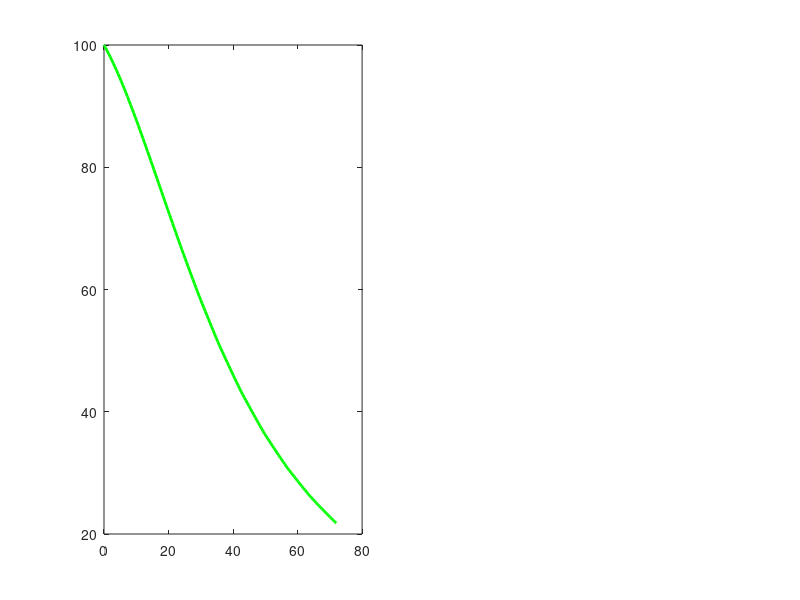

Write the MATLAB code that produced this figure. (Note: this script raises an error after producing the figure.)
function MonodScerevisiae
close all

%Parámetros y valores iniciales (Kinetics of batch beer fermentation)
umax=0.4;     % h^-1 % tasa máxima de crecimiento específico de la levadura para la fermentación primaria 
umax2=0.2;   %Asumimos que umax no cambia %tasa máxima de crecimiento específico de la levadura para la fermentación secundaria
Yxs=0.47;       %  g/g % coeficiente de rendimiento
Yps=0.43;      % g/g % coeficiente de rendimiento
Ksx=237;        % g/L % constante de saturación
qpmax=1.25;      % tasa específica máxima de acumulación de etanol
Ksp=323;        %g/L %constante de saturación
Pmax=45;        % concentración máxima de etanol a la que se produce la inhibición completa del crecimiento celular y la acumulación de etanol,

%X0=0;          %Biomasa inicial g/L
P0=0;             %Etanol inicial en g/L
S0=100;          %Concentración de sustrato inicial g/L


function dC=fder(t,C)
X=C(1,1);
P=C(2,1); 
S=C(3,1);

u=(umax*S)/(Ksx+S);

dC(1,1)=u;                                                           %dX/dt
dC(2,1)=qpmax*(S/(Ksp+S))*X*(1-P/Pmax);           %dP/dt
dC(3,1)=-(dC(1,1)/Yxs)-(dC(2,1)/Yps);                     %dS/dt

if S<0.19*S0             %Extent 81%
    u=0;
    dC(2,1)=0;
    dC(3,1)=0;
end
if X>97.5                     %[X] máxima
    dC(1,1)=0;
end
end

function dC2=fder2(t,C2)
X=C2(1,1);
P=C2(2,1); 
S=C2(3,1);

u=(umax2*S)/(Ksx+S);

dC2(1,1)=u*X;                                                           %dX/dt
dC2(2,1)=qpmax*(S/(Ksp+S))*X*(1-P/Pmax);               %dP/dt
dC2(3,1)=-(dC2(1,1)/Yxs)-(dC2(2,1)/Yps);                     %dS/dt

if S<0.19*Cf(:,3)             %Extent 81%
    u=0;
        dC2(1,1)=0;
    dC2(2,1)=0;
    dC2(3,1)=0;
end
if X>97.5                     % [X] máxima
    dC2(1,1)=0;
end
end

for X0 = 1.0:1.0:5.0

disp(P0)
 
tode=linspace(0,72,150);

[Tiempo,Conc]=ode23s(@fder,[tode],[X0 P0 S0]);

%Fermentación primaria

Cf = Conc(end, :);


%Fermentación secundaria
tode2=linspace(0,72,150);

[Tiempo,Conc2]=ode23s(@fder2,[tode2],Cf);

Cf2 = Conc2(end, :);
Concatenado = cat(1, Conc, Conc2);
Concatenado



%Gráficos
%Fermentación primaria
%figure
%plot(Tiempo,Conc(:,3),'Color','g','LineStyle','-','LineWidth',2)
%hold on
%plot(Tiempo,Conc(:,1),'Color','[1 0.7 0]','LineStyle','-','LineWidth',2)
%hold on
%plot(Tiempo,Conc(:,2),'Color','[1 0.2 0]','LineStyle','-','LineWidth',2)
%grid on
%title('Fermentación primaria S. cerevisiae')
%legend('Sustrato','Biomasa','Etanol')
%xlabel('Tiempo (h)')
%ylabel('Concentración (g/L)')
%axis([0 72 0 inf])
%text(10,24,'\leftarrow Crecimiento máximo')
%Fermentación secundaria
%figure
%plot(Tiempo,Conc2(:,3),'Color','g','LineStyle','-','LineWidth',2)
%hold on
%plot(Tiempo,Conc2(:,1),'Color','[1 0.7 0]','LineStyle','-','LineWidth',2)
%hold on
%plot(Tiempo,Conc2(:,2),'Color','[1 0.2 0]','LineStyle','-','LineWidth',2)
%grid on
%title('Fermentación secundaria S. cerevisiae')
%legend('Sustrato','Biomasa','Etanol')
%xlabel('Tiempo (h)')
%ylabel('Concentración (g/L)')
%axis([0 50 0 inf])
%Ambas fermentaciones
figure
subplot(1,2,1)
plot(Tiempo,Conc(:,3),'Color','g','LineStyle','-','LineWidth',2)
hold on
plot(Tiempo,Conc(:,1),'Color','[1 0.7 0]','LineStyle','-','LineWidth',2)
hold on
plot(Tiempo,Conc(:,2),'Color','[1 0.2 0]','LineStyle','-','LineWidth',2)
grid on
title('Fermentación primaria S. cerevisiae')
legend('Sustrato','Biomasa','Etanol')
xlabel('Tiempo')
ylabel('Concentración (g/L)')
axis([0 50 0 60])
subplot(1,2,2)
plot(Tiempo,Conc2(:,3),'Color','g','LineStyle','-','LineWidth',2)
hold on
plot(Tiempo,Conc2(:,1),'Color','[1 0.7 0]','LineStyle','-','LineWidth',2)
hold on
plot(Tiempo,Conc2(:,2),'Color','[1 0.2 0]','LineStyle','-','LineWidth',2)
grid on
title('Fermentación secundaria S. Cerevisiae')
legend('Sustrato','Biomasa','Etanol')
xlabel('Tiempo')
ylabel('Concentración (g/L)')
axis([0 50 0 60])
end

%Comparativa
%figure
%yyaxis left
%plot(Tiempo,Conc(:,3),'Color','[0 0.7 0.8]','LineStyle','-','LineWidth',2)
%hold on
%plot(Tiempo,Conc(:,1),'Color','[0 0.7 0.8]','LineStyle','--','LineWidth',2)
%hold on
%plot(Tiempo,Conc(:,2),'Color','[0 0.7 0.8]','LineStyle','-.','LineWidth',2)
%hold on
%ylabel('Concentración fermentación primaria (g/L)')
%yyaxis right
%plot(Tiempo,Conc2(:,3),'Color','[1 0.5 0]','LineStyle','-','LineWidth',2)
%hold on
%plot(Tiempo,Conc2(:,1),'Color','[1 0.5 0]','LineStyle','--','LineWidth',2)
%hold on
%%plot(Tiempo,Conc2(:,2),'Color','[1 0.5 0]','LineStyle','-.','LineWidth',2)
%grid on
%title('Comparativa de las fermentaciones')
%legend('Sustrato','Biomasa','Etanol','Sustrato2','Biomasa2','Etanol2')
%xlabel('Tiempo (h)')
%ylabel('Concentración  fermentación secundaria (g/L)')
%axis([0 50 0 60])


%ConcatenadoT = vertcat(Tiempo, Concatenado)
%ConcatenadoT

end